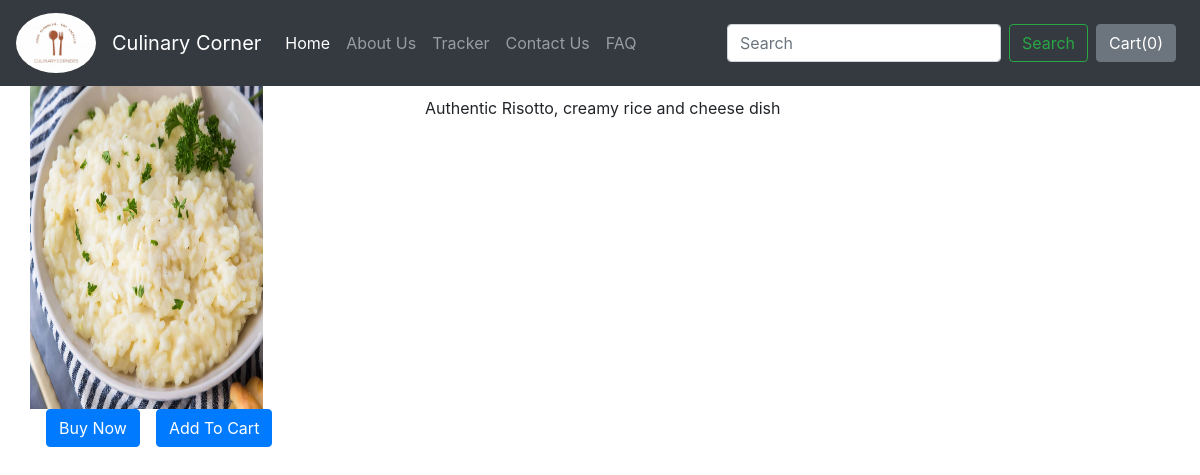
Page /shop/products/35 on the committed database.
### shop/models.py (models this page shows, shortened)
class Product(models.Model):
    product_id = models.AutoField
    product_name = models.CharField(max_length=50)
    category = models.CharField(max_length=50, default="")
    subcategory = models.CharField(max_length=50, default="")
    price = models.IntegerField(default=0)
    desc = models.CharField(max_length=300)
    pub_date = models.DateField()
    image = models.ImageField(upload_to='shop/images', default="")

### shop/views.py (the view)
# urls.py: path("products/<int:myid>", views.product_view, name="ProductView"),
def product_view(request, myid):
    product = Product.objects.filter(id=myid)
    return render(request, 'shop/prodView.html', {'product':product[0]})

### shop/templates/shop/prodView.html (shortened to what this page needs)
{% extends 'shop/basic.html' %}
{% block body %}
<div class="container my-4">
    <div class="row">
    <div class="col-md-4">
    <div class="row">
        <img src="/media/{{product.image}}" width="233px" height="385px">
    </div>
        <div class="row">
            <button class="btn btn-primary mx-3">Buy Now</button>
            <button class="btn btn-primary">Add To Cart</button>
        </div>
    </div>
    <div class="col-md-8">
        <h5>{{product.product_name}}</h5>
        <p><b>Rs.{{product.price}} </b></p>
        <p>{{product.desc}}</p>
    </div>
    </div>
</div>
{% endblock %}

### rows in the picture
Product: image (picture), desc "Authentic Risotto, creamy rice and cheese dish"
